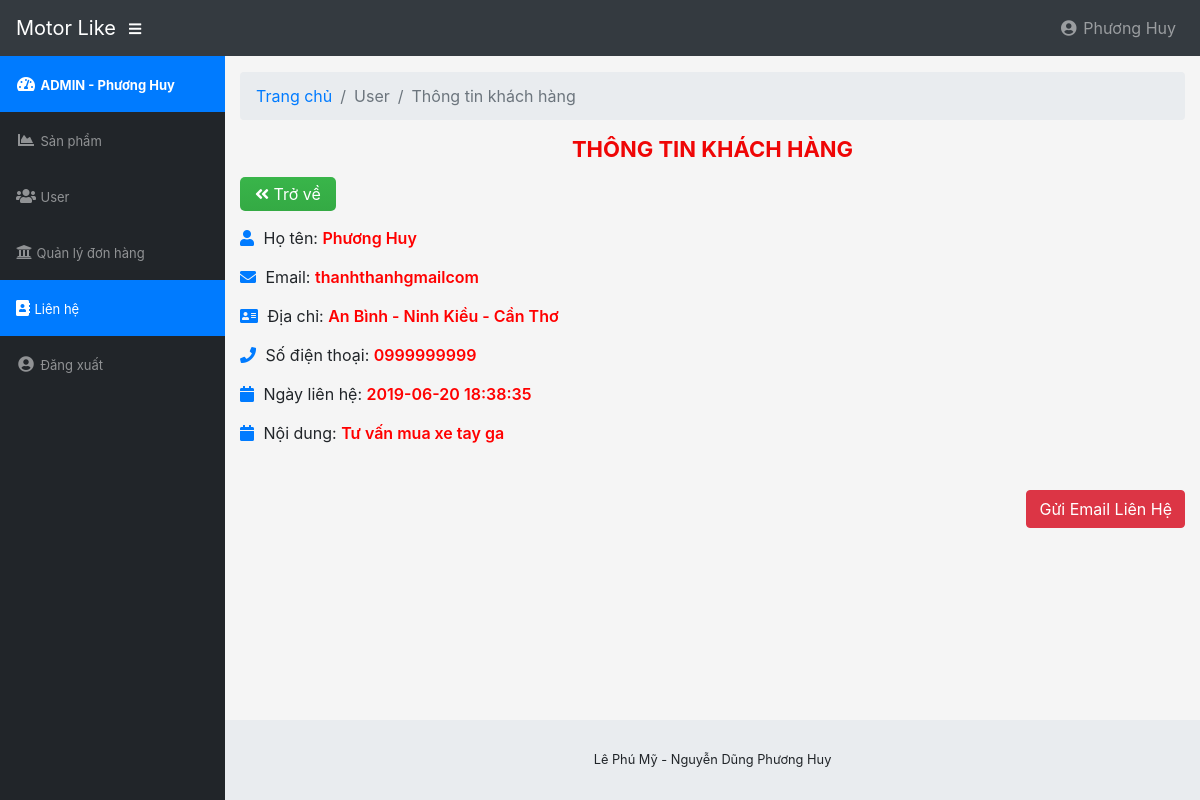
Before: /admin/modules/contact/view.php?id=3 (signed in) with the older database file.
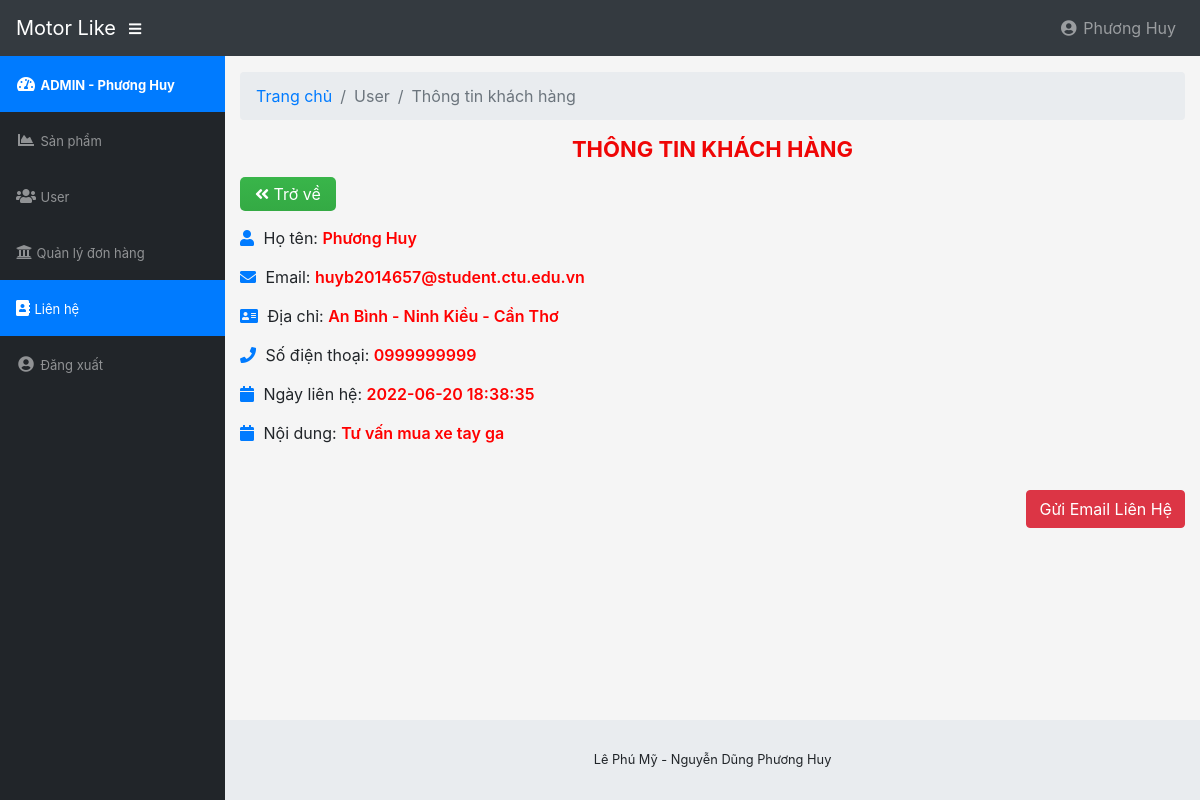
After: the same page with the newer database file.
### tables this page shows
CREATE TABLE `contact`  (
  `id` int(11) NOT NULL AUTO_INCREMENT,
  `name` varchar(100) NULL DEFAULT NULL,
  `email` varchar(100) NULL DEFAULT NULL,
  `phone` varchar(100) NULL DEFAULT NULL,
  `address` varchar(100) NULL DEFAULT NULL,
  `content` text NULL,
  `home` tinyint(4) NULL DEFAULT 0,
  `created_at` timestamp(0) NULL DEFAULT CURRENT_TIMESTAMP,
  PRIMARY KEY (`id`) USING BTREE
);

### libraries/Database.php (called while the page is built, shortened)
<?php
class Database
{
    public $link;
    public function __construct()
    {
        $this->link = mysqli_connect("localhost","root","","storemotor") or die ();
        mysqli_set_charset($this->link,"utf8");
    }
    public function fetchID($table , $id )
    {
        $sql = "SELECT * FROM {$table} WHERE id = $id ";
        $result = mysqli_query($this->link,$sql) or die("Lỗi  truy vấn fetchID " .mysqli_error($this->link));
        return mysqli_fetch_assoc($result);
    }
}
?>

### admin/autoload/autoload.php (called while the page is built, shortened)
<?php
require_once  __DIR__."/../../libraries/Database.php";
require_once __DIR__."/../../libraries/Function.php";
$db = new Database;
?>

### libraries/Function.php (called while the page is built, shortened)
<?php
function  getInput($string)
{
    return isset($_GET[$string]) ? $_GET[$string] : '';
}
?>

### admin/modules/contact/view.php (the view, shortened to what this page needs)
<?php
require_once __DIR__."/../../autoload/autoload.php";
$id = intval(getInput('id'));
$view_contact = $db->fetchID('contact', $id);
?>
<?php require_once __DIR__."/../../layouts/header.php"; ?>
    <div class="container-fluid">
        <ol class="breadcrumb">
            <li class="breadcrumb-item">
                <a href="#">Trang chủ</a>
            </li>
            <li class="breadcrumb-item active">User</li>
            <li class="breadcrumb-item active">Thông tin khách hàng</li>
        </ol>
        <div class="admin-title-top">
            <h1>Thông tin khách hàng</h1>
        </div>
        <div class="button-custom">
            <a class="btn-add" href="index.php"><i class="fa fa-angle-double-left"></i> Trở về</a>
        </div>
        <div class="info-user">
            <ul>
                <li>
                    <i class="fa fa-user"></i> Họ tên: <span><?php echo $view_contact['name'] ?></span>
                </li>
                <li>
                    <i class="fa fa-envelope"></i> Email: <span><?php echo $view_contact['email'] ?></span>
                </li>
                <li>
                    <i class="fa fa-address-card"></i> Địa chỉ: <span><?php echo $view_contact['address'] ?></span>
                </li>
                <li>
                    <i class="fa fa-phone"></i> Số điện thoại: <span><?php echo $view_contact['phone'] ?></span>
                </li>
                <li>
                    <i class="fa fa-calendar"></i> Ngày liên hệ: <span><?php echo $view_contact['created_at'] ?></span>
                </li>
                <li>
                    <i class="fa fa-calendar"></i> Nội dung: <span><?php echo $view_contact['content'] ?></span>
                </li>
            </ul>
        </div>
        <div class="sent-email pull-left">
            <a class="btn btn-danger" href="https://mail.google.com/mail/u/0/?tab=rm&ogbl#inbox" style="margin: 30px 0px; float: right;">Gửi Email Liên Hệ</a>
        </div>
    </div>
<?php require_once __DIR__."/../../layouts/footer.php"; ?>

Changed rows visible on the page:
changed contact "Phương Huy": email "thanhthanhgmailcom" → "huyb2014657@student.ctu.edu.vn"; created_at "2019-06-20 18:38:35" → "2022-06-20 18:38:35"
